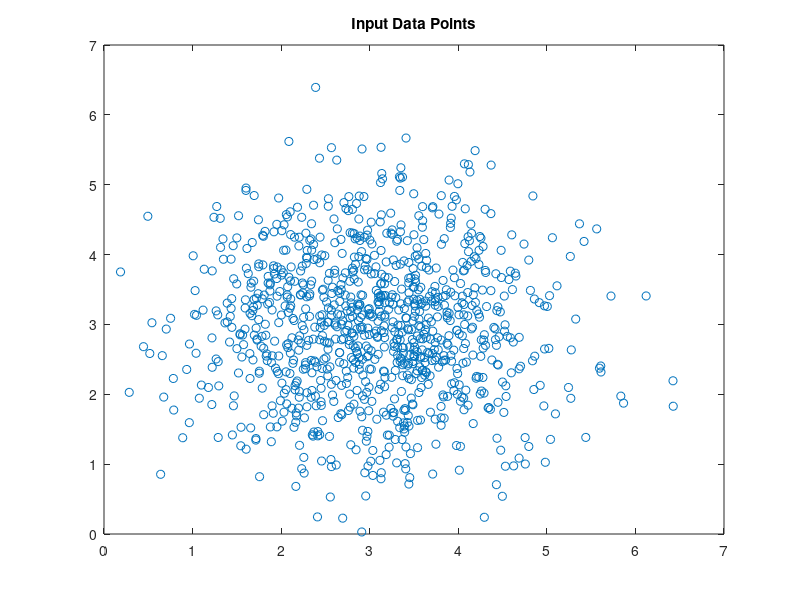

Write the MATLAB code that produced this figure. (Note: this script raises an error after producing the figure.)
%Program to implement Fuzzy C-Means (FCM)
%Code by - Rishabh Srivastava
clc;
clear;

%Here, the data points are generated randomly
%Different data points can also be specified by slight modifications in the code
data_ptsx=randn(1,1000)+3;
data_ptsx=data_ptsx';
data_ptsy=randn(1,1000)+3;
data_ptsy=data_ptsy';
data_pts=[data_ptsx data_ptsy];
figure(1)
plot(data_ptsx',data_ptsy','o') %Plotting the data
title('Input Data Points')

disp('Input data processed ...')

% Specifications for FCM -> cluster size and fuzzifier parameter, m
cluster=4;
m=2;
disp('Cluster size and fuzzifier parameter specified ...')

%Randomly initializing the partition matrix
data_size = size(data_pts);
Ucols = data_size(1);
Urows = cluster;
U_old = zeros(Urows, Ucols);
for n=1:Ucols
    k = randi(Urows);
    U_old(k,n) = 1;
end
disp('Partition Matrix Initialised ...')
%Running FCM algorithm, updating partition matrix with each iteration
for n=1:10
    [U_new,centroids_new] = partition_matrix( U_old,cluster,data_pts,m );
    if abs(U_old-U_new)<0.01
        break
    end
    U_old=U_new;
       
end
disp('Data points clustered!')

% Plotting data points after clustering
figure(2)
hold on
for i=1:1000
    k=U_new(:,i);
    [a,b]=find(k==max(k));
    if a(1)==1
        plot(data_ptsx(i,1),data_ptsy(i,1),'o--r')
    elseif a(1)==2
        plot(data_ptsx(i,1),data_ptsy(i,1),'o--g')
    elseif a(1)==3
        plot(data_ptsx(i,1),data_ptsy(i,1),'o--c')
    elseif a(1)==4
        plot(data_ptsx(i,1),data_ptsy(i,1),'o--y')
       
    end
end

%Plottin the centroids of cluster
plot(centroids_new(:,1),centroids_new(:,2),'k*')
title('Data Points After Clustering Using FCM')
hold off